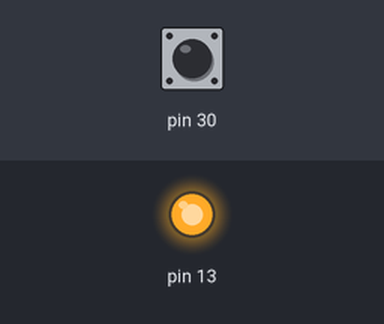
A sketch run on a simulated Arduino Mega 2560, built with avr-gcc and run on an emulated ATmega2560. Shown: output pins drawn as LEDs (lit = HIGH). Inputs (shaded band) come from the test bench; at power-on: pin 30 HIGH. No radio packets arrive unless stated.

Above: at 0.1 s.
Timing chart, 0 to 1.6 s (numbered marks = the images above):
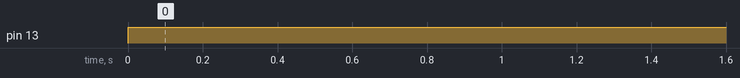

The sketch:

PIRsensorTXask.ino
```cpp
#include <RH_ASK.h>
#include <SPI.h> // Not actually used but needed to compile

RH_ASK driver;  //(uint16_t speed=2000, uint8_t rxPin=11, uint8_t txPin=12, uint8_t pttPin=10, bool pttInverted=false)

int val;
int state;
char buffer[5];

unsigned long timer;


void setup()
{
	pinMode(13,OUTPUT);
	    Serial.begin(9600); // Debugging only
    if (!driver.init())
         Serial.println("init failed");
}

void loop()
{

		digitalWrite(13, HIGH);
		state = 1;

	    dtostrf(state,5,0,buffer);
	    driver.send((uint8_t *)buffer, strlen(buffer));
	    driver.waitPacketSent();

		val = digitalRead(30);
		timer = millis();

		while (val == 0)
		{

			val = digitalRead(30);

			if ((millis()-timer) >= 5000)
			{

				state= 0;
				digitalWrite(13, LOW);

			    dtostrf(state,5,0,buffer);
			    driver.send((uint8_t *)buffer, strlen(buffer));
			    driver.waitPacketSent();

			}

		}

}
```

Measured:
- by itself, pin 13: LOW → HIGH at 0.00 s
